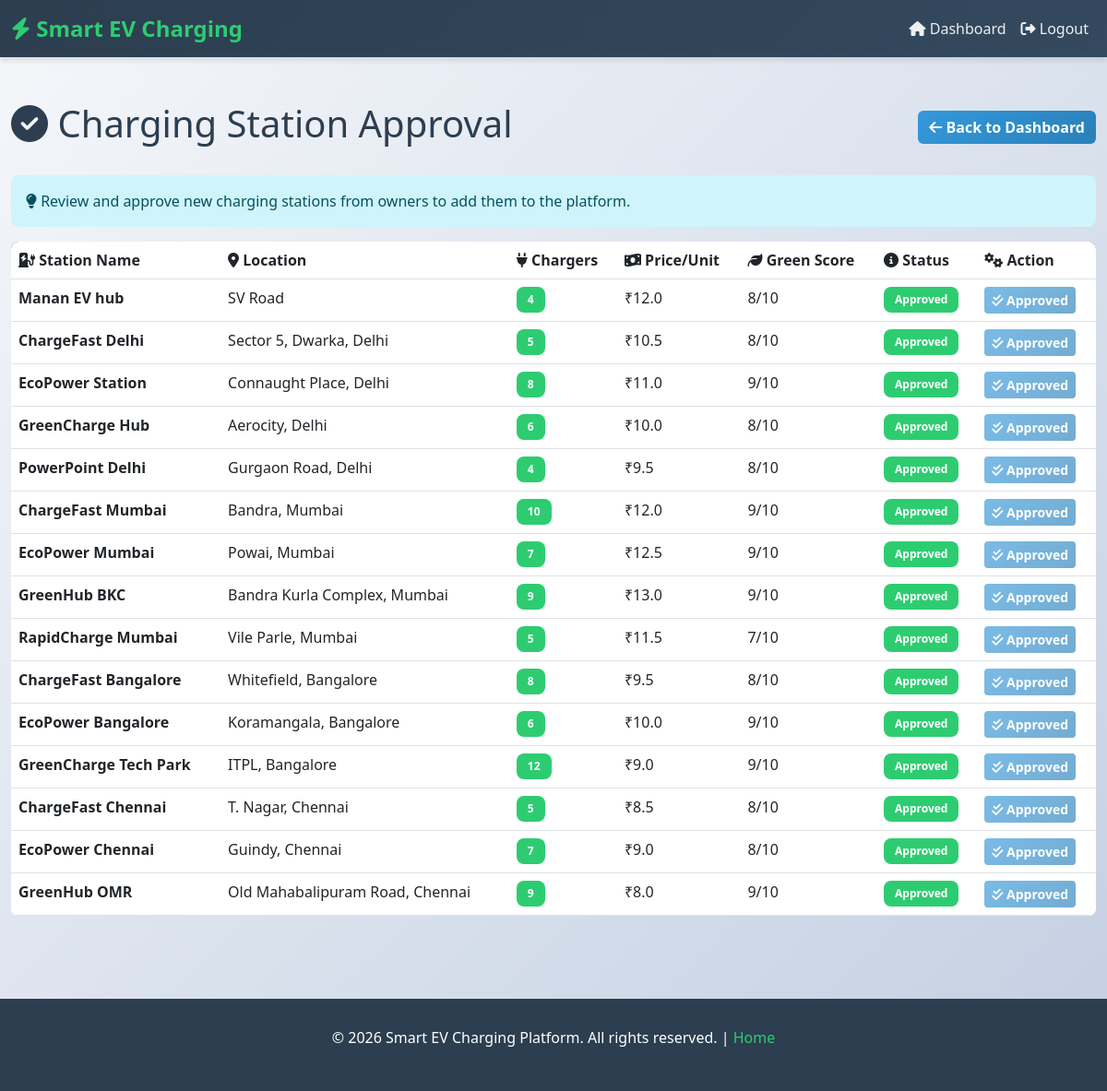
/admin/stations (signed in), run on the app's committed database.
### tables this page shows
CREATE TABLE stations (
    id INTEGER PRIMARY KEY AUTOINCREMENT,
    name TEXT,
    location TEXT,
    chargers INTEGER,
    price REAL,
    green_score INTEGER,
    owner_id INTEGER,
    approved INTEGER DEFAULT 0
);

### routes/admin_routes.py (the view)
@admin_bp.route("/admin/stations")
def admin_stations():
    if not session.get("admin_logged_in"):
        return redirect("/admin/login")
    try:
        conn = get_db()
        cur = conn.cursor()
        cur.execute("""
            SELECT id, name, location, chargers, price, green_score, approved
            FROM stations
        """)
        stations = cur.fetchall() or []
        conn.close()
    except Exception as e:
        print(f"Error loading stations: {e}")
        stations = []
    return render_template("admin_stations.html", stations=stations)

### models/db.py (called while the page is built)
def get_db():
    return sqlite3.connect("database/ev.db")

### templates/admin_stations.html (shortened to what this page needs)
{% extends "base.html" %}
{% block content %}
<div class="d-flex justify-content-between align-items-center mb-4">
    <h1><i class="fas fa-check-circle"></i> Charging Station Approval</h1>
    <a href="/admin/dashboard" class="btn btn-secondary">
        <i class="fas fa-arrow-left"></i> Back to Dashboard
    </a>
</div>
<div class="alert alert-info">
    <i class="fas fa-lightbulb"></i> Review and approve new charging stations from owners to add them to the platform.
</div>
{% if stations %}
<div class="table-responsive">
    <table class="table table-hover">
        <thead>
            <tr>
                <th><i class="fas fa-charging-station"></i> Station Name</th>
                <th><i class="fas fa-map-marker-alt"></i> Location</th>
                <th><i class="fas fa-plug"></i> Chargers</th>
                <th><i class="fas fa-money-bill-wave"></i> Price/Unit</th>
                <th><i class="fas fa-leaf"></i> Green Score</th>
                <th><i class="fas fa-info-circle"></i> Status</th>
                <th><i class="fas fa-cogs"></i> Action</th>
            </tr>
        </thead>
        <tbody>
            {% for s in stations %}
            <tr>
                <td><strong>{{ s[1] }}</strong></td>
                <td>{{ s[2] }}</td>
                <td><span class="badge badge-success">{{ s[3] }}</span></td>
                <td>₹{{ s[4] }}</td>
                <td>{{ s[5] }}/10</td>
                <td>
                    {% if s[6] == 1 %}
                        <span class="badge" style="background-color: #2ecc71;">Approved</span>
                    {% else %}
                        <span class="badge badge-warning">Pending Review</span>
                    {% endif %}
                </td>
                <td>
                    {% if s[6] == 0 %}
                        <a href="/admin/approve-station/{{ s[0] }}" class="btn btn-sm btn-primary">
                            <i class="fas fa-check"></i> Approve
                        </a>
                    {% else %}
                        <button class="btn btn-sm btn-secondary" disabled>
                            <i class="fas fa-check-double"></i> Approved
                        </button>
                    {% endif %}
                </td>
            </tr>
            {% endfor %}
        </tbody>
    </table>
</div>
{% else %}
<div class="alert alert-success">
    <i class="fas fa-check-circle"></i> <strong>All caught up!</strong> No pending station approvals.
</div>
{% endif %}
{% endblock %}

### templates/base.html (style rules this page uses)
:root { --primary-color: #2ecc71; --secondary-color: #3498db; --dark-color: #2c3e50; --light-color: #ecf0f1; --danger-color: #e74c3c; --warning-color: #f39c12; }
* { margin: 0; padding: 0; box-sizing: border-box; }
body { font-family: 'Segoe UI', Tahoma, Geneva, Verdana, sans-serif; background: linear-gradient(135deg, #f5f7fa 0%, #c3cfe2 100%); min-height: 100vh; color: #2c3e50; }
.btn-secondary { background: linear-gradient(135deg, var(--secondary-color) 0%, #2980b9 100%); border: none; font-weight: 600; }
.table { background: white; border-radius: 8px; overflow: hidden; }
.table thead { background: linear-gradient(135deg, var(--dark-color) 0%, #34495e 100%); color: white; font-weight: 600; }
.table tbody tr { transition: background-color 0.3s ease; }
.badge { font-weight: 600; padding: 8px 12px; border-radius: 8px; }
.badge-success { background-color: var(--primary-color); }
.alert { border: none; border-radius: 8px; font-weight: 500; }

### data on the page
stations: name "Manan EV hub", location "SV Road", chargers "4", price "12.0", green_score "8", approved "Approved"
stations: name "ChargeFast Delhi", location "Sector 5, Dwarka, Delhi", chargers "5", price "10.5", green_score "8", approved "Approved"
stations: name "EcoPower Station", location "Connaught Place, Delhi", chargers "8", price "11.0", green_score "9", approved "Approved"
stations: name "GreenCharge Hub", location "Aerocity, Delhi", chargers "6", price "10.0", green_score "8", approved "Approved"
stations: name "PowerPoint Delhi", location "Gurgaon Road, Delhi", chargers "4", price "9.5", green_score "8", approved "Approved"
stations: name "ChargeFast Mumbai", location "Bandra, Mumbai", chargers "10", price "12.0", green_score "9", approved "Approved"
stations: name "EcoPower Mumbai", location "Powai, Mumbai", chargers "7", price "12.5", green_score "9", approved "Approved"
stations: name "GreenHub BKC", location "Bandra Kurla Complex, Mumbai", chargers "9", price "13.0", green_score "9", approved "Approved"
stations: name "RapidCharge Mumbai", location "Vile Parle, Mumbai", chargers "5", price "11.5", green_score "7", approved "Approved"
stations: name "ChargeFast Bangalore", location "Whitefield, Bangalore", chargers "8", price "9.5", green_score "8", approved "Approved"
stations: name "EcoPower Bangalore", location "Koramangala, Bangalore", chargers "6", price "10.0", green_score "9", approved "Approved"
stations: name "GreenCharge Tech Park", location "ITPL, Bangalore", chargers "12", price "9.0", green_score "9", approved "Approved"
stations: name "ChargeFast Chennai", location "T. Nagar, Chennai", chargers "5", price "8.5", green_score "8", approved "Approved"
stations: name "EcoPower Chennai", location "Guindy, Chennai", chargers "7", price "9.0", green_score "8", approved "Approved"
stations: name "GreenHub OMR", location "Old Mahabalipuram Road, Chennai", chargers "9", price "8.0", green_score "9", approved "Approved"
